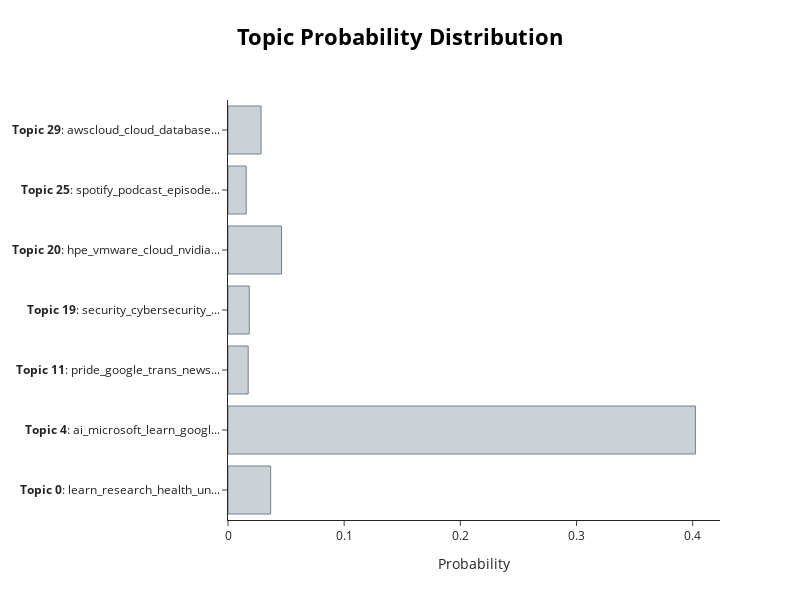

Here is the notebook cell this chart was saved with:
### Code cell
model.visualize_distribution(probs[200], min_probability=0.015)

### Figure 1 — Plotly figure (JSON) as saved in the notebook; plotly's stock layout.template omitted (floating-point values rounded to 4 significant figures)
{"data": [{"marker": {"color": "#C8D2D7", "line": {"color": "#6E8484", "width": 1}}, "orientation": "h", "type": "bar", "x": [0.03669, 0.4023, 0.01737, 0.01829, 0.0461, 0.01567, 0.02847], "y": ["<b>Topic 0</b>: learn_research_health_un...", "<b>Topic 4</b>: ai_microsoft_learn_googl...", "<b>Topic 11</b>: pride_google_trans_news...", "<b>Topic 19</b>: security_cybersecurity_...", "<b>Topic 20</b>: hpe_vmware_cloud_nvidia...", "<b>Topic 25</b>: spotify_podcast_episode...", "<b>Topic 29</b>: awscloud_cloud_database..."]}], "layout": {"height": 600, "hoverlabel": {"bgcolor": "white", "font": {"family": "Rockwell", "size": 16}}, "title": {"font": {"color": "Black", "size": 22}, "text": "<b>Topic Probability Distribution</b>", "x": 0.5, "xanchor": "center", "y": 0.95, "yanchor": "top"}, "width": 800, "xaxis": {"title": {"text": "Probability"}}}}
